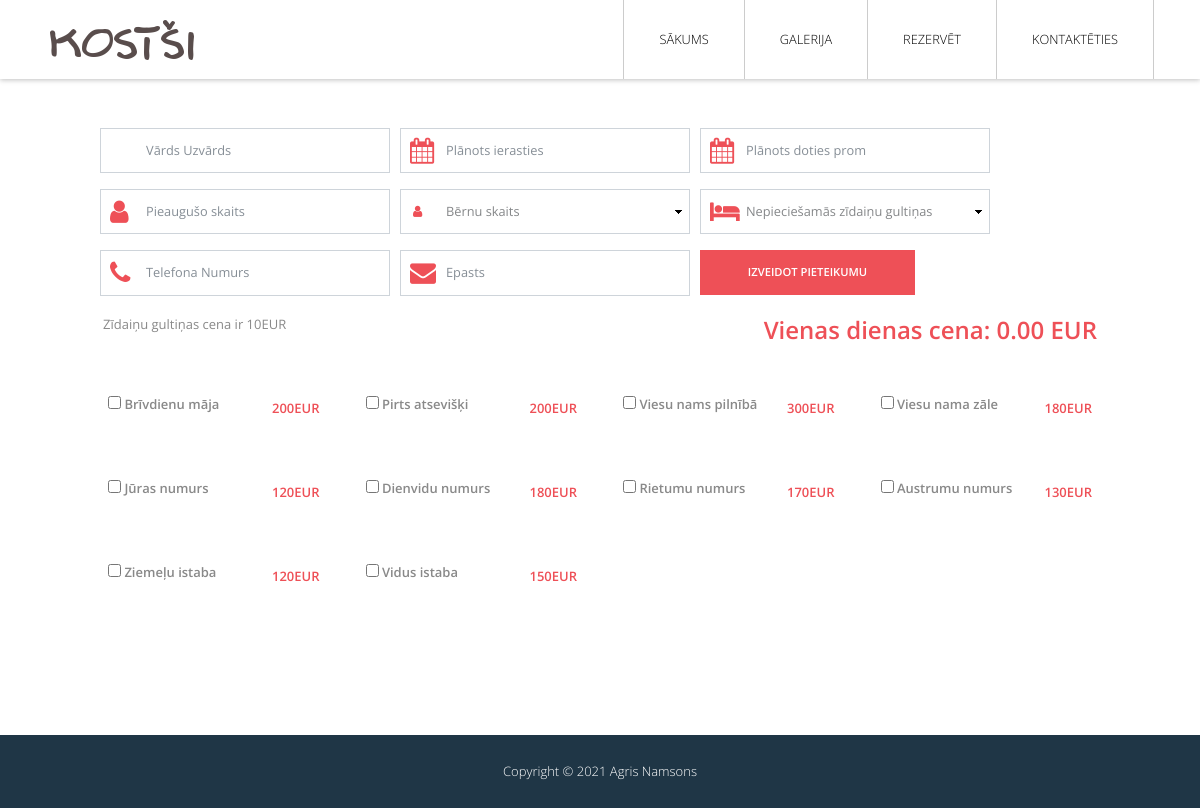
Page /?page=booking on the committed database.
### tables this page shows
CREATE TABLE `menu` (
  `id` int(11) NOT NULL,
  `title` varchar(50) NOT NULL,
  `image` varchar(500) NOT NULL,
  `price` float NOT NULL
);

### includes/class.php (the view, shortened to what this page needs)
<?php
class DB{
    private $connection = null;
   public function __construct($dbhost = self::HOST, $dbname = self::DBNAME, $username = self::USER, $password = self::PASS){
        try{
            $this->connection = new mysqli($dbhost, $username, $password, $dbname);
		    $this->connection->set_charset("utf8");
        }catch(Exception $e){
            throw new Exception($e->getMessage());
        }
    }
    public function Select( $query = "" , $params = [] ){
            try{
                $stmt = $this->executeStatement( $query , $params );
                $result = $stmt->get_result()->fetch_all(MYSQLI_ASSOC);
                return $result;
            }catch(Exception $e){
                throw New Exception( $e->getMessage() );
            }
            return false;
    }
    private function executeStatement( $query = "" , $params = [] ){
        try{
            $stmt = $this->connection->prepare( $query );
            $stmt->execute();
            return $stmt;
        }catch(Exception $e){
            throw New Exception( $e->getMessage() );
        }
    }
}
class display extends DB{
    public function displayMenu(){
        $done = $this->Select("SELECT * FROM menu", []);
        echo '<div class="row">';
        foreach($done as $menu){
            echo '<div class="col-sm-3 tm-article">';
            echo '<div class="form-row clearfix pl-2 pr-2 tm-fx-col-xs">';
            echo '<p class="tm-margin-b-0 tm-font-semibold"><label>
            <input type="checkbox" name="'.$menu[title].' - '.$menu[price].'EUR" value="'.$menu[price].'"> '.$menu[title].
            '</label></p>';
            echo '<p class="ie-10-ml-auto ml-auto mt-1 tm-font-semibold tm-color-primary">'.$menu[price].'EUR</p>';
            echo '</div>';
            echo '</div>';
        }
        echo '</div>';
    }
}

### index.php (shortened to what this page needs)
<?php
include "includes/class.php";
?>
<!DOCTYPE html>
<html lang="en">
<head>
<?php
    $page = $_GET[page];
    switch($page){
        case "booking":
            $body = "booking.php";
        break;
    }
    ?>
    <link rel="stylesheet" href="font-awesome-4.7.0/css/font-awesome.min.css">
    <link rel="stylesheet" href="css/bootstrap.min.css">
    <link rel="stylesheet" type="text/css" href="slick/slick.css"/>
    <link rel="stylesheet" type="text/css" href="slick/slick-theme.css"/>
    <link rel="stylesheet" type="text/css" href="css/datepicker.css"/>
    <link rel="stylesheet" type="text/css" href="css/my.css"/>
    <link rel="stylesheet" href="css/tooplate-style.css">
</head>
    <body>
        <div class="tm-main-content" id="top">
            <div class="tm-top-bar active" id="tm-top-bar">
                <div class="container">
                    <div class="row">
                        <nav class="navbar navbar-expand-lg narbar-light">
                            <a class="navbar-brand mr-auto" href="#">
                                <img src="img/logo.png" alt="Site logo">
                            </a>
                            <div id="mainNav" class="collapse navbar-collapse tm-bg-white">
                                <ul class="navbar-nav ml-auto">
                                  <li class="nav-item">
                                    <a class="nav-link" href="?page=main">Sākums <span class="sr-only">(current)</span></a>
                                  </li>
                                  <li class="nav-item">
                                    <a class="nav-link" href="?page=gallery">Galerija</a>
                                  </li>
                                  <li class="nav-item">
                                    <a class="nav-link" href="?page=booking">Rezervēt</a>
                                  </li>
                                  <li class="nav-item">
                                    <a class="nav-link" href="?page=contact">Kontaktēties</a>
                                  </li>
                                </ul>
                            </div>
                        </nav>
                    </div>
                </div>
            </div>
            <?php
                include $body;
            ?>
            <footer class="tm-bg-dark-blue">
                <div class="container">
                    <div class="row">
                        <p class="col-sm-12 text-center tm-font-light tm-color-white p-4 tm-margin-b-0">
                        Copyright &copy; <span class="tm-current-year">2021</span> Agris Namsons</p>
                    </div>
                </div>
            </footer>
        </div>
</body>
</html>

### booking.php (shortened to what this page needs)
<div class="container tm-pt-5 tm-pb-4" >
    <div class="container" id="bookingForm">
    <form class="tm-search-form tm-section-pad-2">
                        <div class="form-row tm-search-form-row">
                            <div class="form-group tm-form-element tm-form-element-100">
                                <input name="name" type="text" class="form-control required" id="inputCity" placeholder="Vārds Uzvārds" required>
                            </div>
                            <div class="form-group tm-form-element tm-form-element-50">
                                <i class="fa fa-calendar fa-2x tm-form-element-icon"></i>
                                <input name="check-in" type="text" class="form-control required" onfocus="(this.type='date')" id="inputCheckIn" placeholder="Plānots ierasties">
                            </div>
                            <div class="form-group tm-form-element tm-form-element-50">
                                <i class="fa fa-calendar fa-2x tm-form-element-icon"></i>
                                <input name="check-out" type="text" class="form-control required" onfocus="(this.type='date')" id="inputCheckOut" placeholder="Plānots doties prom">
                            </div>
                        </div>
                        <div class="form-row tm-search-form-row">
                            <div class="form-group tm-form-element tm-form-element-100">
                                <i class="fa fa-2x fa-user tm-form-element-icon"></i>
                                <input name="adult" type="number" class="form-control required" id="adult" placeholder="Pieaugušo skaits">
                            </div>
                            <div class="form-group tm-form-element tm-form-element-50">
                                <select name="children" class="form-control tm-select" id="children">
                                    <option value="0">Bērnu skaits</option>
                                </select>
                                <i class="fa fa-user tm-form-element-icon tm-form-element-icon-small"></i>
                            </div>
                            <div class="form-group tm-form-element tm-form-element-50">
                                <select name="kids_bed" class="form-control tm-select" id="kids_bed">
                                    <option value="0">Nepieciešamās zīdaiņu gultiņas</option>
                                </select>
                                <i class="fa fa-2x fa-bed tm-form-element-icon"></i>
                            </div>
                            </div>
                            <div class="form-row tm-search-form-row">
                            <div class="form-group tm-form-element tm-form-element-100">
                                <i class="fa fa-phone fa-2x tm-form-element-icon"></i>
                                <input name="number" type="number" class="form-control required" id="number" placeholder="Telefona Numurs">
                            </div>
                            <div class="form-group tm-form-element tm-form-element-100">
                                <i class="fa fa-envelope fa-2x tm-form-element-icon"></i>
                                <input name="email" type="text" class="form-control required" id="mail" placeholder="Epasts">
                            </div>
                            <div class="form-group tm-form-element tm-form-element-2">
                                <button type="button" id="submitForm" class="btn btn-primary tm-btn-search">Izveidot pieteikumu</button>
                            </div>
                        </div>
                            <div class="form-row clearfix pl-2 pr-2 tm-fx-col-xs">
                                <p class="tm-margin-b-0">Zīdaiņu gultiņas cena ir 10EUR</p>
                                <h4 class="ie-10-ml-auto ml-auto mt-1 tm-font-semibold tm-color-primary">
                                    Vienas dienas cena: <span id="price">0.00</span> EUR
                                </h4>
                            </div>
                        <?php
                            $ob = new display();
                            $ob->displayMenu();
                        ?>
                  </form>
    </div>
</div>

### css/my.css (style rules this page uses)
.row:after { content: ""; display: table; clear: both; }

### css/tooplate-style.css (style rules this page uses)
body { font-family: 'Open Sans', Helvetica, Arial, sans-serif; font-size: 13px; font-weight: 400; overflow-x: hidden; }
a, button { transition: all 0.3s ease; }
.tm-margin-b-0 { margin-bottom: 0; }
.tm-color-white { color: white; }
.tm-color-primary { color: #ee5057; }
.tm-bg-white { background: white; }
.tm-bg-dark-blue { background: #1f3646; }
.tm-section-pad-2 { padding: 30px 40px; }
.tm-font-light { font-weight: 300; }
.tm-font-semibold { font-weight: 600; }
p { color: #898989; line-height: 1.9; }
.navbar { width: 100%; padding-top: 0; padding-bottom: 0; }
.navbar-brand { font-size: 1.8rem; font-weight: 700; }
.navbar a { color: black; }
.nav-item { background: transparent; border-left: 1px solid #ccc; cursor: pointer; font-size: 0.8rem; font-weight: 300; text-transform: uppercase; padding: 0; transition: all 0.5s ease; }
.nav-item:last-child { border-right: 1px solid #ccc; }
.tm-top-bar .navbar-expand-lg .navbar-nav .nav-link { padding: 50px 35px; }
.tm-top-bar { position: fixed; top: 0; left: 0; width: 100%; padding: 0; z-index: 10000; transition: all 0.2s ease-in-out; height: 119px; background: white; }
.tm-top-bar.active { height: 79px; box-shadow: 0 1px 5px rgba(0, 0, 0, 0.25); }
.tm-top-bar.active .navbar-expand-lg .navbar-nav .nav-link { padding: 30px 35px; }
.form-control { border-radius: 0; padding: 0.6rem 0.75rem; }
.btn-primary { background-color: #ee5057; border-color: #ee5057; border-radius: 0; cursor: pointer; font-size: 0.7rem; font-weight: 600; padding: 13px 30px; text-transform: uppercase; }
.tm-search-form .tm-form-element { padding: 0 5px; }
.tm-form-element { position: relative; }
.tm-form-element:last-child { margin-right: 0; }
.tm-form-element-icon { color: #ee5057; position: absolute; top: 10px; left: 15px; }
.tm-form-element-icon-small { top: 16px; left: 18px; }
select.tm-select.form-control:not([size]):not([multiple]) { height: 100%; }
select:not([multiple]) { -webkit-appearance: none; -moz-appearance: none; background-position: right 50%; background-repeat: no-repeat; padding: .5em; padding-right: 1.5em }
.tm-select { border-radius: 0; color: #858789; }
.tm-search-form .form-control { font-size: 0.8rem; padding: 0.75rem 0.75rem 0.75rem 45px; }
.tm-search-form .tm-form-element { width: 33.3333%; }
.tm-search-form .tm-form-element-2 { width: 25%; }
.tm-search-form-row { width: 900px; }
.tm-btn-search { width: 100%; }
.tm-pt-5 { padding-top: 90px; }
.tm-pb-4 { padding-bottom: 100px; }
.tm-article { padding: 20px; padding-bottom: 0px; transition: all 0.3s ease; }
.clearfix:after { content: " "; visibility: hidden; display: block; height: 0; clear: both; }

### rows in the picture
menu: title "Brīvdienu māja", price "200"
menu: title "Pirts atsevišķi", price "200"
menu: title "Viesu nams pilnībā", price "300"
menu: title "Viesu nama zāle", price "180"
menu: title "Jūras numurs", price "120"
menu: title "Dienvidu numurs", price "180"
menu: title "Rietumu numurs", price "170"
menu: title "Austrumu numurs", price "130"
menu: title "Ziemeļu istaba", price "120"
menu: title "Vidus istaba", price "150"
